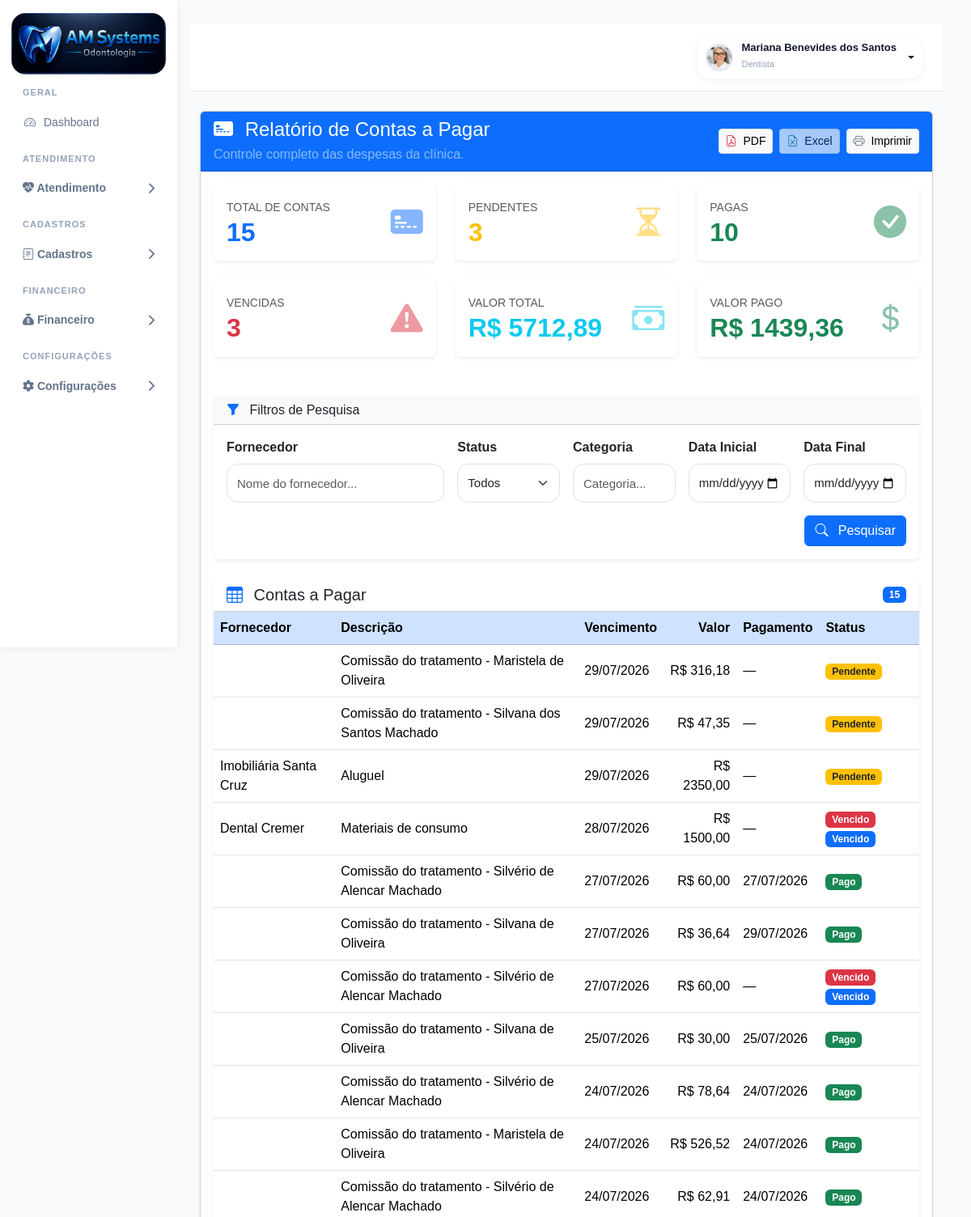
Page /relatorios/contas-pagar/ (signed in, upper part) on the earlier database version.
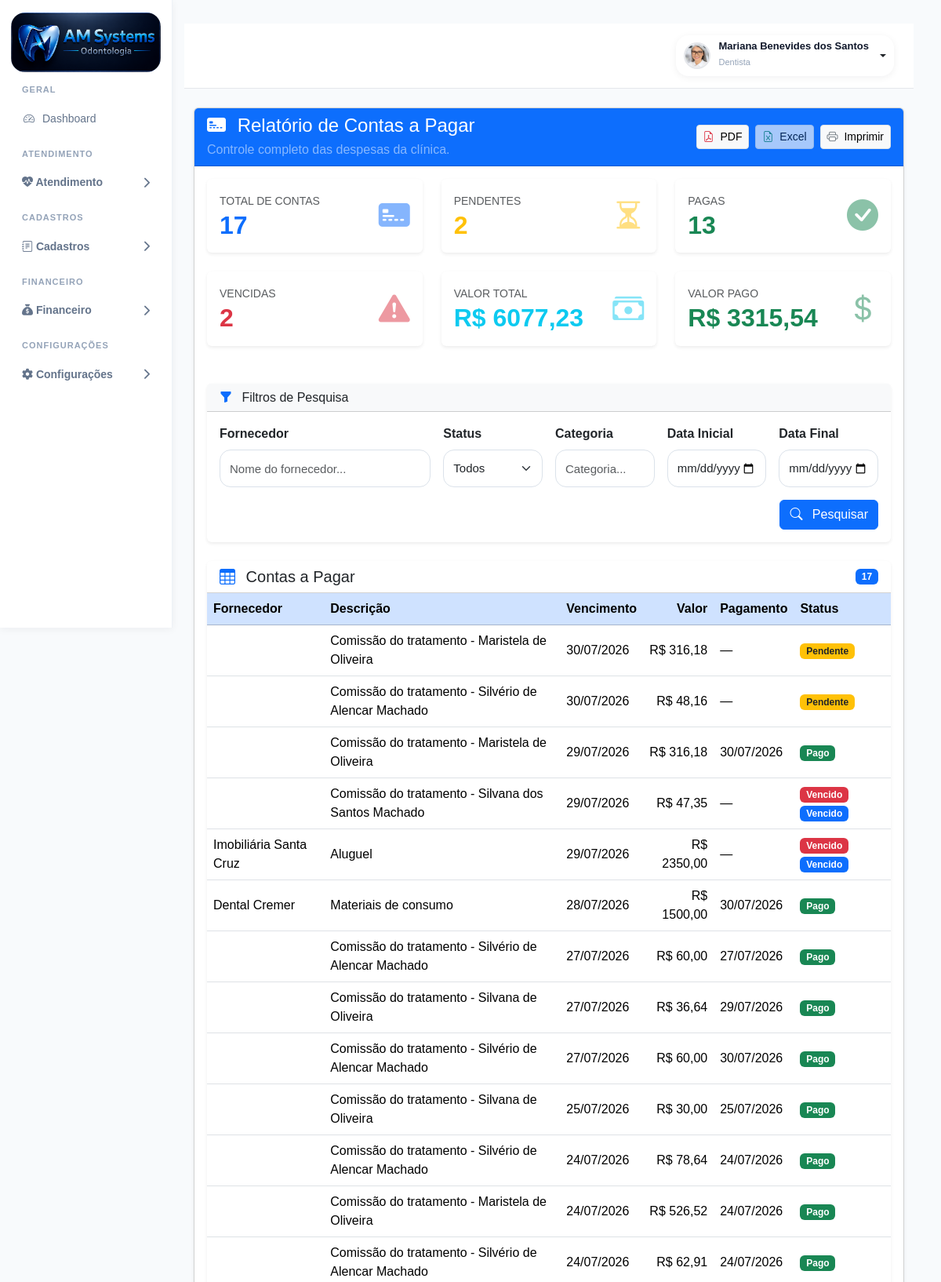
Same page on the later database version.
### accounts/models.py (models this page shows, shortened)
class ContaPagar(models.Model):
    STATUS_CHOICES = [
        ('PENDENTE', 'Pendente'),
        ('PAGO', 'Pago'),
        ('VENCIDO', 'Vencido')
    ]
    fornecedor = models.ForeignKey(
        Fornecedor,
        on_delete=models.PROTECT,
        related_name='contas_pagar',
        blank=True,
        null=True
    )
    profissional = models.ForeignKey(
        PerfilUsuario,
        on_delete=models.PROTECT,
        related_name='contas_pagar',
        blank=True,
        null=True
    )
    compra = models.ForeignKey(
        Compra,
        on_delete=models.SET_NULL,
        blank=True,
        null=True,
        related_name='contas_pagar'
    )
    conta_receber = models.OneToOneField(
        'ContaReceber',
        on_delete=models.SET_NULL,
        blank=True,
        null=True,
        related_name='comissao'
    )
    descricao = models.CharField(
        max_length=255
    )
    valor = models.DecimalField(
        max_digits=12,
        decimal_places=2
    )
    vencimento = models.DateField()
    data_pagamento = models.DateField(
        blank=True,
        null=True
    )
    status = models.CharField(
        max_length=20,
        choices=STATUS_CHOICES,
        default='PENDENTE'
    )
    observacao = models.TextField(
        blank=True,
        null=True
    )
    criado_em = models.DateTimeField(
        auto_now_add=True
    )
    atualizado_em = models.DateTimeField(
        auto_now=True
    )
    class Meta:
        ordering = [
            'vencimento'
        ]
        verbose_name = 'Conta a Pagar'
        verbose_name_plural = 'Contas a Pagar'

class Fornecedor(models.Model):
    nome = models.CharField(
        max_length=200
    )
    razao_social = models.CharField(
        max_length=200,
        blank=True,
        null=True
    )
    cnpj = models.CharField(
        max_length=18,
        blank=True,
        null=True,
        db_index=True
    )
    contato = models.CharField(
        max_length=100,
        blank=True,
        null=True
    )
    telefone = models.CharField(
        max_length=20,
        blank=True,
        null=True
    )
    celular = models.CharField(
        max_length=20,
        blank=True,
        null=True
    )
    email = models.EmailField(
        blank=True,
        null=True
    )
    cep = models.CharField(
        max_length=10,
        blank=True,
        null=True
    )
    logradouro = models.CharField(
        max_length=255,
        blank=True,
        null=True
    )
    numero = models.CharField(
        max_length=20,
        blank=True,
        null=True
    )
    complemento = models.CharField(
        max_length=100,
        blank=True,
        null=True
    )
    bairro = models.CharField(
        max_length=100,
        blank=True,
        null=True
    )
    cidade = models.CharField(
        max_length=100,
        blank=True,
        null=True
    )
    uf = models.CharField(
        max_length=2,
        blank=True,
        null=True
    )
    ativo = models.BooleanField(
        default=True
    )
    criado_em = models.DateTimeField(
        auto_now_add=True
    )

### accounts/views.py (the view)
@login_required
def relatorio_contas_pagar(request):
    contas = ContaPagar.objects.select_related(
        "fornecedor"
    ).all().order_by(
        "-vencimento"
    )
    fornecedor = request.GET.get("fornecedor", "")
    status = request.GET.get("status", "")
    data_inicio = request.GET.get("data_inicio", "")
    data_final = request.GET.get("data_final", "")
    if fornecedor:
        contas = contas.filter(
            fornecedor__nome__icontains=fornecedor
        )
    if status:
        contas = contas.filter(
            status=status
        )
    if data_inicio:
        contas = contas.filter(
            vencimento__gte=data_inicio
        )
    if data_final:
        contas = contas.filter(
            vencimento__lte=data_final
        )
    config = ConfiguracaoClinica.objects.first()
    context = {
        "config": config,
        "contas": contas,
        "fornecedor": fornecedor,
        "status": status,
        "data_inicio": data_inicio,
        "data_final": data_final,
        "total_contas": contas.count(),
        "contas_pendentes": contas.filter(
            status="PENDENTE"
        ).count(),
        "contas_pagas": contas.filter(
            status="PAGO"
        ).count(),
        "contas_vencidas": contas.filter(
            status="PENDENTE",
            vencimento__lt=timezone.localdate()
        ).count(),
        "valor_total": sum(
            conta.valor for conta in contas
        ),
        "valor_pago": sum(
            conta.valor
            for conta in contas.filter(
                status="PAGO"
            )
        ),
        "titulo_relatorio": "RELATÓRIO DE CONTAS A PAGAR",
    }
    return render(
        request,
        "accounts/relatorios/contas_pagar.html",
        context
    )

### accounts/templatetags/permissions_tags.py (called while the page is built)
@register.simple_tag
def possui_permissao(user, modulo, acao="visualizar"):
    print(
        "TAG:",
        user.username,
        modulo,
        acao
    )
    from accounts.permissions import tem_permissao
    resultado = tem_permissao(user, modulo, acao)
    print("RESULTADO:", resultado)
    return resultado

### accounts/templates/accounts/relatorios/contas_pagar.html (shortened to what the changed rows need)
{% extends 'accounts/base.html' %}
{% load static %}
{% block content %}
<div class="container-fluid mt-4">
    <div class="card shadow-sm">
        <div class="card-body">
            <div class="row g-4 mb-5">
                <div class="col-xl-4 col-md-6">
                    <div class="card border-0 shadow-sm h-100">
                        <div class="card-body d-flex justify-content-between align-items-center">
                            <div>
                                <small class="text-muted text-uppercase">
                                    Total de Contas
                                </small>
                                <h2 class="fw-bold text-primary mb-0">
                                    {{ total_contas }}
                                </h2>
                            </div>
                        </div>
                    </div>
                </div>
                <div class="col-xl-4 col-md-6">
                    <div class="card border-0 shadow-sm h-100">
                        <div class="card-body d-flex justify-content-between align-items-center">
                            <div>
                                <small class="text-muted text-uppercase">
                                    Pendentes
                                </small>
                                <h2 class="fw-bold text-warning mb-0">
                                    {{ contas_pendentes }}
                                </h2>
                            </div>
                        </div>
                    </div>
                </div>
                <div class="col-xl-4 col-md-6">
                    <div class="card border-0 shadow-sm h-100">
                        <div class="card-body d-flex justify-content-between align-items-center">
                            <div>
                                <small class="text-muted text-uppercase">
                                    Pagas
                                </small>
                                <h2 class="fw-bold text-success mb-0">
                                    {{ contas_pagas }}
                                </h2>
                            </div>
                        </div>
                    </div>
                </div>
                <div class="col-xl-4 col-md-6">
                    <div class="card border-0 shadow-sm h-100">
                        <div class="card-body d-flex justify-content-between align-items-center">
                            <div>
                                <small class="text-muted text-uppercase">
                                    Vencidas
                                </small>
                                <h2 class="fw-bold text-danger mb-0">
                                    {{ contas_vencidas }}
                                </h2>
                            </div>
                        </div>
                    </div>
                </div>
                <div class="col-xl-4 col-md-6">
                    <div class="card border-0 shadow-sm h-100">
                        <div class="card-body d-flex justify-content-between align-items-center">
                            <div>
                                <small class="text-muted text-uppercase">
                                    Valor Total
                                </small>
                                <h2 class="fw-bold text-info mb-0">
                                    R$ {{ valor_total }}
                                </h2>
                            </div>
                        </div>
                    </div>
                </div>
                <div class="col-xl-4 col-md-6">
                    <div class="card border-0 shadow-sm h-100">
                        <div class="card-body d-flex justify-content-between align-items-center">
                            <div>
                                <small class="text-muted text-uppercase">
                                    Valor Pago
                                </small>
                                <h2 class="fw-bold text-success mb-0">
                                    R$ {{ valor_pago }}
                                </h2>
                            </div>
                        </div>
                    </div>
                </div>
            </div>
            <div class="card border-0 shadow-sm">
                <div class="card-header bg-white d-flex justify-content-between align-items-center">
                    <h5 class="mb-0">
                        <i class="bi bi-table text-primary me-2"></i>
                        Contas a Pagar
                    </h5>
                    <span class="badge bg-primary">
                        {{ total_contas }}
                    </span>
                </div>
                <div class="table-responsive">
                    <table class="table table-hover align-middle mb-0">
                        <thead class="table-primary">
                            <tr>
                                <th>Fornecedor</th>
                                <th>Descrição</th>
                                <th>Vencimento</th>
                                <th class="text-end">Valor</th>
                               <th>Pagamento</th>
                                <th>Status</th>
                            </tr>
                        </thead>
                        <tbody>
                            {% for conta in contas %}
                            <tr>
                                <td>
                                    {{ conta.fornecedor.nome }}
                                </td>
                                <td>
                                    {{ conta.descricao }}
                                </td>
                                <td>
                                    {{ conta.vencimento|date:"d/m/Y" }}
                                </td>
                                <td class="text-end">
                                    R$ {{ conta.valor|floatformat:2 }}
                                </td>
                                <td>
                                    {% if conta.data_pagamento %}
                                        {{ conta.data_pagamento|date:"d/m/Y" }}
                                    {% else %}
                                        —
                                    {% endif %}
                                </td>
                                <td>
                                    {% if conta.status == "PENDENTE" %}
                                    <span class="badge bg-warning text-dark">
                                        Pendente
                                    </span>
                                    {% elif conta.status == "PAGO" %}
                                    <span class="badge bg-success">
                                        Pago
                                    </span>
                                    {% elif conta.status == "VENCIDO" %}
                                    <span class="badge bg-danger">
                                        Vencido
                                    </span>
                                    <span class="badge bg-primary">
                                        {{ conta.get_status_display }}
                                    </span>
                                    {% endif %}
                                </td>
                            </tr>
                            {% empty %}
                            <tr>
                                <td colspan="6" class="text-center py-4">
                                    Nenhuma conta encontrada.
                                </td>
                            </tr>
                            {% endfor %}
                        </tbody>
                    </table>
                </div>
            </div>
        </div>
    </div>
</div>
{% endblock %}

Differences in the rows shown:
added ContaPagar: descricao "Comissão do tratamento - Maristela de Oliveira", vencimento "30/07/2026", valor "316,18", status "Pendente"
added ContaPagar: descricao "Comissão do tratamento - Silvério de Alencar Machado", vencimento "30/07/2026", valor "48,16", status "Pendente"
changed ContaPagar (number 3 of 13 on the later page): data_pagamento (not shown) → "30/07/2026"; status "Pendente" → "Pago"; no longer shows "—"
changed ContaPagar "Comissão do tratamento - Silvana dos Santos Machado": status (not shown) → "Vencido"; status "Pendente" → "Vencido"
changed ContaPagar "Aluguel": status (not shown) → "Vencido"; status "Pendente" → "Vencido"
changed ContaPagar "Materiais de consumo": data_pagamento (not shown) → "30/07/2026"; status "Vencido" → (not shown); status "Vencido" → "Pago"
changed ContaPagar (number 9 of 13 on the later page): data_pagamento (not shown) → "30/07/2026"; status "Vencido" → (not shown); status "Vencido" → "Pago"
Other differences:
{{ total_contas }}: "15" → "17"
{{ contas_pendentes }}: "3" → "2"
{{ contas_pagas }}: "10" → "13"
{{ contas_vencidas }}: "3" → "2"
{{ valor_total }}: "5712,89" → "6077,23"
{{ valor_pago }}: "1439,36" → "3315,54"
